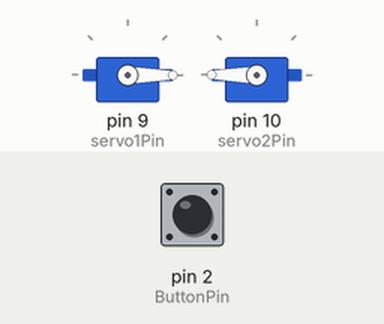
Simulated run of this sketch. Board: Arduino Uno, built with avr-gcc and run on an emulated ATmega328P. On the bench: 2 × servo. The test bench sets the inputs (shaded band); at power-on: pin 2 (ButtonPin) LOW.

Above: at 0.15 s.
Timing chart, 0 to 3.0 s (numbered marks = the images above):
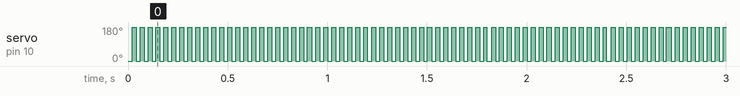

The sketch:

HelmetCode.ino
```cpp
#include <Servo.h>
Servo servo1;
Servo servo2;
int servo1Pin=9;
int servo2Pin=10;
int servo1Pos=0;
int servo2Pos=180;
int ButtonPin=2;
int ButtonNew;
int buttonOld=1;
int servo1state=0;
int servo2state=180;

void setup(){
Serial.begin(9600);
servo1.attach(servo1Pin);
servo2.attach(servo2Pin);
servo2.write(180);
servo1.write(0);
}

void loop(){
ButtonNew=digitalRead(ButtonPin);
if(buttonOld==0 && ButtonNew == 1){
  if (servo1state == 0) {
    servo1.write(180);
    servo1state=180;
  }
  else{
    servo1.write(0);
    servo1state=0;
  }
}
  if (servo2state == 180) {
    servo2.write(0);
    servo2state=0;
  }
  else{
    servo2.write(180);
    servo2state=180;
  }
}
```

Measured:
- by itself, servo on pin 10 (servo2Pin): alternates 180° for 0.02 s and 0° for 0.02 s
